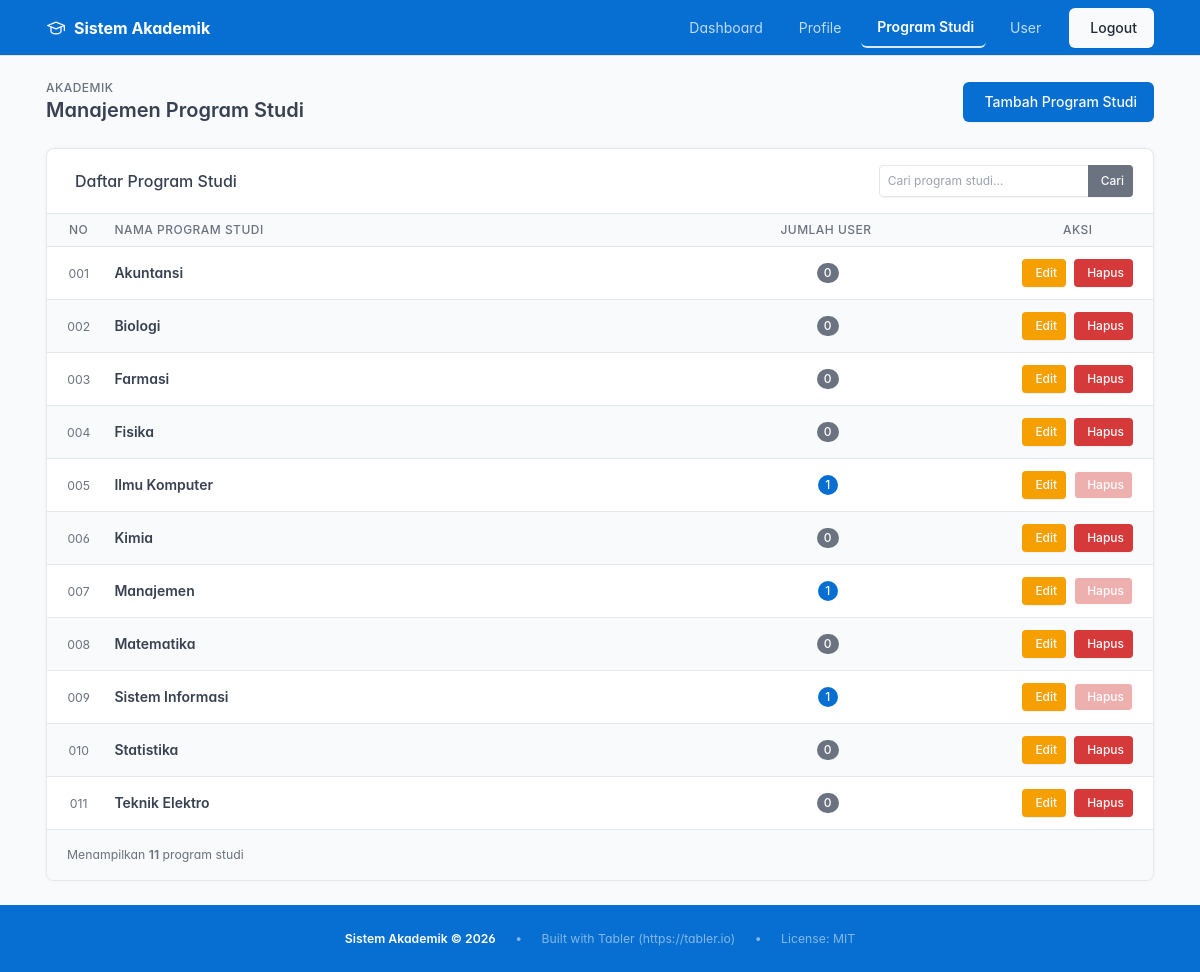
The app's page /program_studi.php (signed in) with its own data.
### tables this page shows
CREATE TABLE `prodi_tbl` (
  `prodi_id` int(30) NOT NULL,
  `nama_prodi` varchar(100) NOT NULL
);

### program_studi.php (the view, shortened to what this page needs)
<?php
$pdo = getDBConnection();
$search = trim($_GET['q'] ?? '');
$sort = $_GET['sort'] ?? 'nama_asc';
$orderClause = match ($sort) {
  'nama_desc' => 'p.nama_prodi DESC',
  'jumlah_asc' => 'jumlah_user ASC, p.nama_prodi ASC',
  'jumlah_desc' => 'jumlah_user DESC, p.nama_prodi ASC',
  default => 'p.nama_prodi ASC',
};
if ($search !== '') {
  $stmt = $pdo->prepare("
        SELECT p.prodi_id, p.nama_prodi, COUNT(u.userid) as jumlah_user
        FROM prodi_tbl p
        LEFT JOIN user_tbl u ON p.prodi_id = u.prodi_id
        WHERE p.nama_prodi LIKE ?
        GROUP BY p.prodi_id, p.nama_prodi
        ORDER BY $orderClause
    ");
  $stmt->execute(["%$search%"]);
} else {
  $stmt = $pdo->query("
        SELECT p.prodi_id, p.nama_prodi, COUNT(u.userid) as jumlah_user
        FROM prodi_tbl p
        LEFT JOIN user_tbl u ON p.prodi_id = u.prodi_id
        GROUP BY p.prodi_id, p.nama_prodi
        ORDER BY $orderClause
    ");
}
$prodis = $stmt->fetchAll();
function sortUrl($field, $currentSort, $search)
{
  $dir = ($currentSort === $field . '_asc') ? $field . '_desc' : $field . '_asc';
  $params = ['sort' => $dir];
  return 'program_studi.php?' . http_build_query($params);
}
function sortIcon($field, $currentSort)
{
  if ($currentSort === $field . '_asc')
    return '<i class="ti ti-sort-ascending ms-1"></i>';
  return '<i class="ti ti-arrows-sort ms-1 text-muted"></i>';
}
?>
<!DOCTYPE html>
<html lang="id">
<head>
  <link rel="stylesheet" href="css/tabler.min.css">
  <link rel="stylesheet" href="https://cdn.jsdelivr.net/npm/@tabler/icons-webfont@3.0.0/dist/tabler-icons.min.css">
</head>
<body class="antialiased">
  <div class="wrapper">
    <nav class="navbar navbar-dark bg-blue sticky-top d-print-none">
      <div class="container-xl">
        <a href="dashboard.php" class="navbar-brand d-flex align-items-center gap-2">
          <span class="navbar-brand-text">Sistem Akademik</span>
        </a>
        <div class="d-none d-md-flex ms-auto">
          <ul class="navbar-nav flex-row align-items-center gap-2">
            <li class="nav-item"><a class="nav-link text-white" href="dashboard.php">Dashboard</a></li>
            <li class="nav-item"><a class="nav-link text-white" href="profile.php">Profile</a></li>
            <li class="nav-item"><a class="nav-link text-white active" href="program_studi.php">Program Studi</a></li>
            <li class="nav-item"><a class="nav-link text-white" href="user.php"><i class="ti ti-users me-1"></i>User</a>
            </li>
            <li class="nav-item"><a href="logout.php" class="btn btn-light ms-2">Logout</a></li>
          </ul>
        </div>
      </div>
    </nav>
    <div class="page-wrapper">
      <div class="page-header d-print-none">
        <div class="container-xl">
          <div class="row g-2 align-items-center">
            <div class="col">
              <div class="page-pretitle">Akademik</div>
              <h2 class="page-title">Manajemen Program Studi</h2>
            </div>
            <div class="col-auto">
              <button class="btn btn-primary" data-bs-toggle="modal" data-bs-target="#addModal">
                <i class="ti ti-plus me-1"></i>Tambah Program Studi
              </button>
            </div>
          </div>
        </div>
      </div>
      <div class="page-body">
        <div class="container-xl">
          <div class="card">
            <div class="card-header d-flex align-items-center justify-content-between flex-wrap gap-2">
              <h3 class="card-title mb-0"><i class="ti ti-building-community me-2 text-blue"></i>Daftar Program Studi
              </h3>
              <form method="GET" action="program_studi.php" class="d-flex align-items-center gap-2 flex-wrap">
                <div class="input-group input-group-sm" style="min-width:220px">
                  <input type="text" name="q" class="form-control" placeholder="Cari program studi…"
                    value="<?= htmlspecialchars($search) ?>">
                  <button type="submit" class="btn btn-sm btn-secondary px-2">Cari</button>
                </div>
              </form>
            </div>
            <?php if (empty($prodis)): ?>
              <div class="card-body">
                <div class="empty">
                  <div class="empty-img"><i class="ti ti-inbox" style="font-size:4rem;color:#94a3b8"></i></div>
                  <p class="empty-title">Tidak ada program studi ditemukan</p>
                  <p class="empty-subtitle text-muted">
                    <?= $search ? 'Tidak ada hasil untuk &ldquo;<strong>' . htmlspecialchars($search) . '</strong>&rdquo;. Coba kata kunci lain.' : 'Belum ada program studi. Tambahkan yang baru.' ?>
                  </p>
                  <?php if ($search): ?>
                    <div class="empty-action"><a href="program_studi.php" class="btn btn-primary"><i
                          class="ti ti-arrow-left me-1"></i>Kembali</a></div>
                  <?php endif; ?>
                </div>
              </div>
            <?php else: ?>
              <div class="table-responsive">
                <table class="table table-vcenter table-hover table-striped card-table">
                  <thead>
                    <tr>
                      <th class="w-1 text-center">No</th>
                      <th><a href="<?= sortUrl('nama', $sort, $search) ?>">Nama Program
                          Studi<?= sortIcon('nama', $sort) ?></a></th>
                      <th class="text-center"><a href="<?= sortUrl('jumlah', $sort, $search) ?>">Jumlah
                          User<?= sortIcon('jumlah', $sort) ?></a></th>
                      <th class="w-1 text-center">Aksi</th>
                    </tr>
                  </thead>
                  <tbody>
                    <?php foreach ($prodis as $index => $prodi):
                      $count = (int) $prodi['jumlah_user'];
                      $color = ($count === 0) ? 'secondary' : 'blue';
                      ?>
                      <tr>
                        <td class="text-center text-muted"><small><?= str_pad($index + 1, 3, '0', STR_PAD_LEFT) ?></small>
                        </td>
                        <td><strong><?= htmlspecialchars($prodi['nama_prodi']) ?></strong></td>
                        <td class="text-center"><span
                            class="badge rounded-pill bg-<?= $color ?> text-white"><?= $count ?></span></td>
                        <td class="text-center">
                          <div class="btn-list flex-nowrap justify-content-center">
                            <button class="btn btn-sm btn-warning" data-bs-toggle="modal" data-bs-target="#editModal"
                              onclick="setEditData(<?= $prodi['prodi_id'] ?>, '<?= htmlspecialchars(addslashes($prodi['nama_prodi'])) ?>')">
                              <i class="ti ti-edit me-1"></i>Edit
                            </button>
                            <button class="btn btn-sm btn-danger" <?= ($count > 0) ? 'disabled' : '' ?>
                              onclick="konfirmHapus(<?= $prodi['prodi_id'] ?>, '<?= htmlspecialchars(addslashes($prodi['nama_prodi'])) ?>')">
                              <i class="ti ti-trash me-1"></i>Hapus
                            </button>
                          </div>
                        </td>
                      </tr>
                    <?php endforeach; ?>
                  </tbody>
                </table>
              </div>
              <div class="card-footer d-flex align-items-center justify-content-between">
                <p class="m-0 text-muted small">
                  Menampilkan <strong><?= count($prodis) ?></strong> program studi
                </p>
              </div>
            <?php endif; ?>
          </div>
        </div>
      </div>
      <footer class="footer d-print-none bg-blue text-white border-top border-blue py-2"
        style="min-height:auto;margin-top:auto;">
        <div class="container-xl d-flex align-items-center justify-content-center" style="min-height:50px;">
          <div class="text-center small">
            <span class="text-white fw-semibold">Sistem Akademik &copy; 2026</span>
            <span class="text-white-50 ms-3 me-3">•</span>
            <span class="text-white-50">Built with Tabler (https://tabler.io)</span>
            <span class="text-white-50 ms-3 me-3">•</span>
            <span class="text-white-50">License: MIT</span>
          </div>
        </div>
      </footer>
    </div>
  </div>
</body>
</html>

### program_studi.php (style rules this page uses)
html, body { height: 100%; margin: 0; }
.wrapper { display: flex; flex-direction: column; min-height: 100vh; }
.page-wrapper { flex: 1; }
.navbar-brand-text { font-weight: 700; font-size: 1rem; }
.navbar-nav .nav-link { color: rgba(255, 255, 255, 0.75) !important; transition: color .2s; padding: 0.5rem 0.75rem; }
.navbar-nav .nav-link.active { color: #fff !important; font-weight: 600; border-bottom: 2px solid rgba(255, 255, 255, 0.85); }
th a { color: inherit; text-decoration: none; white-space: nowrap; }

### records on screen
prodi_tbl: index "001", nama_prodi "Akuntansi", count "0"
prodi_tbl: index "002", nama_prodi "Biologi", count "0"
prodi_tbl: index "003", nama_prodi "Farmasi", count "0"
prodi_tbl: index "004", nama_prodi "Fisika", count "0"
prodi_tbl: index "005", nama_prodi "Ilmu Komputer", count "1"
prodi_tbl: index "006", nama_prodi "Kimia", count "0"
prodi_tbl: index "007", nama_prodi "Manajemen", count "1"
prodi_tbl: index "008", nama_prodi "Matematika", count "0"
prodi_tbl: index "009", nama_prodi "Sistem Informasi", count "1"
prodi_tbl: index "010", nama_prodi "Statistika", count "0"
prodi_tbl: index "011", nama_prodi "Teknik Elektro", count "0"

### other values on screen
count($prodis) "11"
